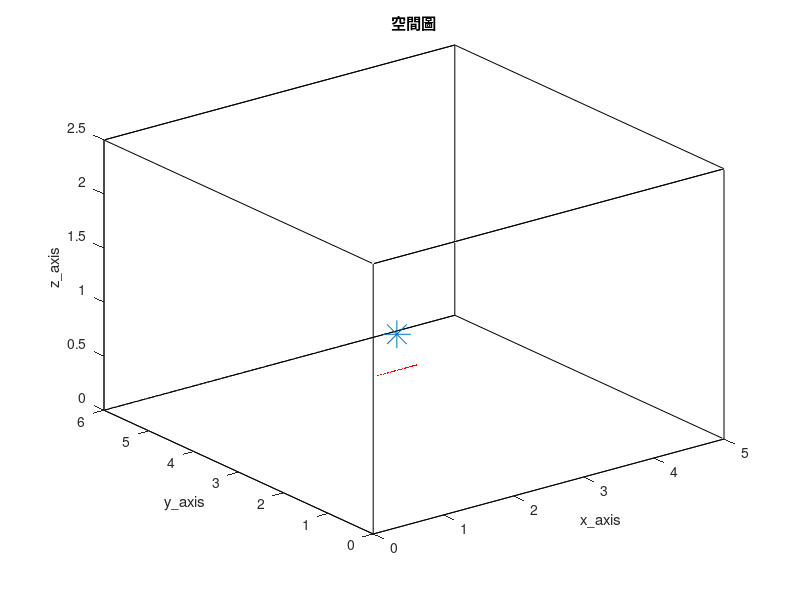

Reproduce this figure in MATLAB. (Note: this script raises an error after producing the figure.)
clc; clear; 
close all;
tic

%% RIR parameter %%
SorNum = 1;                                              % source number
MicNum = 30;                                             % number of microphone
c = 343;                                                 % Sound velocity (m/s)
fs = 16000;                                              % Sample frequency (samples/s)
Ts = 1/fs;                                               % Sample period (s)

% UCA %
% radius_UCA = 1;                                        % aperture (m) 
% angle_step = 360/MicNum;
% MicPos = zeros(MicNum, 3);
% for i = 1:MicNum
%     MicPos(i, :) = [1+radius_UCA*cosd((angle_step)*(i - 1)) 3+radius_UCA*sind((angle_step)*(i - 1)) 1];
% end

% ULA %
MicStart = [1, 1.5, 1];
spacing = 0.02;
MicPos = zeros(MicNum, 3);
for i = 1 : MicNum
    MicPos(i, :) = [MicStart(1, 1)+(i-1)*spacing MicStart(1, 2) MicStart(1, 3)];
end

SorPos = [2, 2.6, 1];
room_dim = [5, 6, 2.5];                                  % Room dimensions [x y z] (m)
reverberation_time = 0.2;                                % Reverberation time (s)
points_rir = 8192;                                       % Number of rir points (需比 reverberation time 還長)
mtype = 'omnidirectional';                               % Type of microphone
order = -1;                                              % -1 equals maximum reflection order!
dim = 3;                                                 % Room dimension
orientation = 0;                                         % Microphone orientation (rad)
hp_filter = 0;                                           % Disable high-pass filter

% 畫空間圖 %
figure(1);
plot3( [0 room_dim(1, 1) room_dim(1, 1) 0 0 0 room_dim(1, 1) room_dim(1, 1) 0 0 room_dim(1, 1) room_dim(1, 1) 0 0 room_dim(1, 1) room_dim(1, 1)], ...
       [0 0 room_dim(1, 2) room_dim(1, 2) 0 0 0 room_dim(1, 2) room_dim(1, 2) room_dim(1, 2) room_dim(1, 2) room_dim(1, 2) room_dim(1, 2) 0 0 0], ...
       [0 0 0 0 0 room_dim(1, 3) room_dim(1, 3) room_dim(1, 3) room_dim(1, 3) 0 0 room_dim(1, 3) room_dim(1, 3) room_dim(1, 3) room_dim(1, 3) 0] , 'k')
hold on
plot3(MicPos(:, 1), MicPos(:, 2), MicPos(:, 3), 'r.', 'MarkerSize', 1)
hold on
plot3(SorPos(:, 1), SorPos(:, 2), SorPos(:, 3), '*', 'MarkerSize', 20)
hold off
xlabel('x\_axis')
ylabel('y\_axis')
zlabel('z\_axis')
title('空間圖')
shg

%% generate ground-truth RIR (h) %%
% 產生 RIR 和存.mat 檔 %
% h = rir_generator(c, fs, MicPos, SorPos, room_dim, reverberation_time, points_rir, mtype, order, dim, orientation, hp_filter);
% rir_filename_str = ['h_', string(reverberation_time), 'x', string(MicNum), 'x', string(points_rir), '.mat'];
% rir_filemane = join(rir_filename_str, '');
% save(rir_filemane, 'h')

% load .mat 檔 %
rir_filename_str = ['h_', string(reverberation_time), 'x', string(MicNum), 'x', string(points_rir), '.mat'];
rir_filemane = join(rir_filename_str, '');
load(rir_filemane)

% 畫 ground-truth RIR time plot %
look_mic = 10;
figure(2)
plot(h(look_mic, :), 'r');
h_yaxis_underlimit = min(h(look_mic, :)) - 0.01;
h_yaxis_upperlimit = max(h(look_mic, :)) + 0.01;
ylim([h_yaxis_underlimit h_yaxis_upperlimit])
title('h')
xlabel('points')
ylabel('magnitude')
shg

%% compute ground-truth CTF (H) %%
NWIN = points_rir;
NFFT = points_rir;
hopsize = points_rir;    % OverlapLength = NWIN - hopsize

% RIR 轉頻域 %
h_transpose = h(:, 1:NWIN).';
[H, freqs_vector, H_t_vector] = stft(h_transpose, fs, Window=rectwin(NWIN), OverlapLength=NWIN-hopsize, FFTLength=NFFT, FrequencyRange='onesided');
frequency = size(freqs_vector, 1);
H_dB = mag2db(abs(H));

% 畫 ground-truth RIR frequency plot %
figure(3);
semilogx(freqs_vector, H_dB(:, :, look_mic), 'r')
xlim([0 fs/2])
H_yaxis_underlimit = min(H_dB(2:end, :, look_mic)) - 5;
H_yaxis_upperlimit = max(H_dB(2:end, :, look_mic)) + 5;
ylim([H_yaxis_underlimit H_yaxis_upperlimit])
title('H')
xlabel('frequency(Hz)')
ylabel('magnitude(dB)')
shg

%% 讀音檔 or 產生 white noise source (source) %%
Second = 20;
SorLen =  Second*fs;

% load source %
% [source, pathname] = read_audio(SorNum, Second, fs);     % speech source
[source_transpose, fs] = audioread('245.wav', [1, SorLen]);
source = source_transpose.';
% source = wgn(1, SorLen, 0);                              % white noise source

[S, freqs_vector, S_t_vector] = stft(source, fs, Window=hamming(NWIN), OverlapLength=NWIN-hopsize, FFTLength=NFFT, FrequencyRange='onesided');
mean_S = mean(abs(S), 'all');

%% RIR mix source 先在時域上 convolution 再做 stft (y and Y) %%
% convolution source and RIR %
as = zeros(MicNum, points_rir+SorLen-1);
for i = 1 : MicNum
    as(i, :) = conv(h(i, :), source);
end

as = as(:, 1:SorLen);

% 加上 white noise 當作 interferer %
SNR = 40;
for i = 1:MicNum
    y(i, :) = awgn(as(i, :), SNR, 'measured');
end

% 不加 white noise %
% y = as;

% y 轉頻域 %
y_transpose = y.';
[Y, freqs_vector, Y_t_vector] = stft(y_transpose, fs, Window=hamming(NWIN), OverlapLength=NWIN-hopsize, FFTLength=NFFT, FrequencyRange='onesided');
Y_dB = mag2db(abs(Y));
NumOfFrame = size(Y_t_vector, 1);
NumOfFrame_vector = 1:1:NumOfFrame;

%% initial a %%
% use freefield point source model initialize a %
a = zeros(MicNum, SorNum, frequency);
distance = zeros(MicNum, SorNum);
for i = 1 : MicNum
    distance(i, :) =  sqrt(sum((SorPos - MicPos(i, :)).^2));
end

for n = 1:frequency
    omega = 2*pi*freqs_vector(n);
    a(:, :, n) = exp(-1j*omega/c*distance)./distance;
end

% adjust a_ini_tdomain 之最高點與 h 之最高點等高 讓頻域圖高度相同 %
a_ini_sym = [squeeze(a) conj(flip(squeeze(a(:, :, 2:end-1)), 2))]; 
a_ini_tdomain = ifft(a_ini_sym, NWIN, 2, 'symmetric');
h_max = max(h(look_mic, :));
a_ini_tdomain_max = max(a_ini_tdomain(look_mic, :));
ratio_a_ini_tdomain = h_max/a_ini_tdomain_max;


for n = 1:frequency
    omega = 2*pi*freqs_vector(n);
    a(:, :, n) = ratio_a_ini_tdomain*exp(-1j*omega/c*distance)./distance;
end

a_ini_sym = [squeeze(a) conj(flip(squeeze(a(:, :, 2:end-1)), 2))]; 
a_ini_tdomain = ifft(a_ini_sym, NWIN, 2, 'symmetric');

% 畫 adjusted a_ini time plot %
figure(4);
plot(h(look_mic, :), 'r')
hold on
plot(a_ini_tdomain(look_mic, :), 'b')
hold off
ylim([h_yaxis_underlimit h_yaxis_upperlimit])
title('a\_ini\_tdomain')
xlabel('points')
ylabel('magnitude')
legend('h', 'a\_ini\_tdomai')
shg

%% initial Ryy %%
ini_frame = floor(NumOfFrame/10);
gamma = 0.99;
Ryy = zeros(MicNum, MicNum, frequency);
for FrameNo =1:ini_frame
    Y_choose = squeeze(Y(:, FrameNo, :)).';
    for n = 1:frequency
         Ryy(:, :, n) = gamma*Ryy(:, :, n) + (1 - gamma)*Y_choose(:, n) * Y_choose(:, n)';  
    end

end

% Ryy = Ryy / ini_frame;

%% initial Gsy Gss %%
Gsy = zeros(MicNum, 1, frequency);
Gss = zeros(1, frequency);

%% recursive process %%
alpha = 0.99;
beta = 0.99;
beamformer_mode = 'DAS';    % 'DAS' or 'MPDR'
a_plot_mode = 'time';    % 'frequency' or 'time'
w = zeros(MicNum, 1, frequency);
s_hat = zeros(1, frequency);
shat_thres_speech = mean_S + 0.1;
shat_thres_whitenoise = 39;
save_a = zeros(NumOfFrame, MicNum, 1, frequency);
save_shat = zeros(frequency, NumOfFrame);

for FrameNo = ini_frame+1:NumOfFrame
    for n = 1:frequency
        Y_choose = squeeze(Y(n, FrameNo, :));
        if strcmp(beamformer_mode, 'DAS')
            % update with DAS %
            dia_load_beamformer = 1000;
        elseif strcmp(beamformer_mode, 'MPDR')
            % update with MPDR %
            dia_load_beamformer = 10^(-1);
        end

        w(:, 1, n) = inv(Ryy(:, :, n) + dia_load_beamformer*eye(MicNum))*a(:, :, n) / real(a(:, :, n)'*inv(Ryy(:, :, n) + dia_load_beamformer*eye(MicNum))*a(:, :, n));
        s_hat(:, n) = w(:, 1, n)'*Y_choose;
        save_shat(n, FrameNo) = s_hat(:, n);
        if abs(s_hat(:, n)) > shat_thres_speech    % 限制 speech source 的錯誤更新
            Gss(1, n) = alpha*Gss(1, n) + (1 - alpha)*conj(s_hat(:, n))*s_hat(:, n);
            Gsy(:, 1, n) = alpha*Gsy(:, 1, n) + (1 - alpha)*conj(s_hat(:, n))*Y_choose;
            a(:, :, n) = Gsy(:, 1, n)./Gss(1, n);
        end

        Ryy(:, :, n) = beta*Ryy(:, :, n) + (1 - beta)*Y_choose*Y_choose';
    end

    % 儲存每次 recursive 的 a %
    save_a(FrameNo, :, :, :) = a;
    
    % 一直畫 a 的變化 %
    figure(5);
    if strcmp(a_plot_mode, 'frequency')
        a_dB = mag2db(abs(a));
    
        semilogx(freqs_vector, squeeze(a_dB(look_mic, :, :)), 'b')
        hold on
        semilogx(freqs_vector, H_dB(:, :, look_mic), 'r')
        hold off
        xlim([0 fs/2])
        ylim([H_yaxis_underlimit H_yaxis_upperlimit])
        title('a', num2str(FrameNo))
        xlabel('frequency(Hz)')
        ylabel('magnitude(dB)')
        legend('Predicted RIR', 'RIR (ground truth)')
        shg
    elseif strcmp(a_plot_mode, 'time')
        a_sym = [squeeze(a) conj(flip(squeeze(a(:, :, 2:end-1)), 2))]; 
        a_tdomain = ifft(a_sym, NWIN, 2, 'symmetric');

        plot(h(look_mic, :), 'r')
        hold on
        plot(a_tdomain(look_mic, :), 'b')
        hold off
        ylim([h_yaxis_underlimit h_yaxis_upperlimit])
        title('a\_tdomain', num2str(FrameNo))
        xlabel('points')
        ylabel('magnitude')
        legend('h', 'a\_tdomain')
        shg

    end

    % print 出先在處理哪一個 frame %
    fprintf('right now processing frame = %d\n', FrameNo)
end

%% 畫 a_fin frequency and time plot %%
plot_mode = 'semilogx';    % 'semilogx' or 'linear'
a_dB = mag2db(abs(a));

figure(6);
if strcmp(plot_mode, 'semilogx')
    semilogx(freqs_vector, squeeze(a_dB(look_mic, :, :)), 'b')
    hold on
    semilogx(freqs_vector, H_dB(:, :, look_mic), 'r')
    hold off
elseif strcmp(plot_mode, 'linear')
    plot(freqs_vector, squeeze(a_dB(look_mic, :, :)), 'b')
    hold on
    plot(freqs_vector, H_dB(:, :, look_mic), 'r')
    hold off
end

xlim([0 fs/2])
ylim([H_yaxis_underlimit H_yaxis_upperlimit])
title('a\_fin')
xlabel('frequency(Hz)')
ylabel('magnitude(dB)')
legend('Predicted RIR', 'RIR (ground truth)')
shg

% 轉回時域畫圖比較 %
a_fin_sym = [squeeze(a) conj(flip(squeeze(a(:, :, 2:end-1)), 2))]; 
a_fin_tdomain = ifft(a_fin_sym, NWIN, 2, 'symmetric');

h_max = max(h(look_mic, :));
a_fin_tdomain_max = max(a_fin_tdomain(look_mic, :));
ratio_a_fin_tdomain = h_max/a_fin_tdomain_max;


figure(7);
plot(h(look_mic, :), 'r')
hold on
plot(a_fin_tdomain(look_mic, :)*ratio_a_fin_tdomain, 'b')
hold off
ylim([h_yaxis_underlimit h_yaxis_upperlimit])
title('a\_fin\_tdomain')
xlabel('points')
ylabel('magnitude')
legend('h', 'a\_fin\_tdomain')
shg

%% plot spectrogram (S save_shat) %%
S_dB = mag2db(abs(S));

figure(8);
mesh(NumOfFrame_vector, freqs_vector, S_dB)
S_caxis_upperlimit = max(S_dB, [], 'all') + 5;
S_caxis_underlimit = -90;
colorbar
clim([S_caxis_underlimit, S_caxis_upperlimit])
view(2)
xlim([1 NumOfFrame])
title('S')
xlabel('frame')
ylabel('frequency(Hz)')
shg

save_shat_dB = mag2db(abs(save_shat));

figure(9);
mesh(NumOfFrame_vector, freqs_vector, save_shat_dB)
colorbar
clim([S_caxis_underlimit, S_caxis_upperlimit])
view(2)
xlim([1 NumOfFrame])
title('save\_shat')
xlabel('frame')
ylabel('frequency(Hz)')

%% save_shat 還原回時域 (shat_tdomain) %%
% save_shat 轉回時域 %
[shat_tdomain_transpose] = istft(save_shat, fs, Window=hamming(NWIN), OverlapLength=NWIN-hopsize, FFTLength=NFFT, ConjugateSymmetric=true, FrequencyRange='onesided');
shat_tdomain = shat_tdomain_transpose.';

% adjust shat_tdomain 的最高點使之與 source 的一樣 %
source_max  = max(abs(source(1, (ini_frame*hopsize+NWIN):end)));
shat_tdomain_max  = max(abs(shat_tdomain));
ratio_shat_tdomain = source_max/shat_tdomain_max;
shat_tdomain = shat_tdomain.*ratio_shat_tdomain;

% 畫 shat_tdomain time plot %
figure(10)
plot(source(1, :), 'r');
hold on
plot(shat_tdomain(1, :), 'b');
hold off
title('shat\_tdomain')
xlabel('points')
ylabel('magnitude')
legend('source', 'shat\_tdomain')
shg

% save .wav 檔 %
shat_tdomain_filename_str = ['shat_tdomain_alpha=', string(alpha), '.wav'];
shat_tdomain_filemane = join(shat_tdomain_filename_str, '');
audiowrite(shat_tdomain_filemane, shat_tdomain, fs)

%% save .mat 檔 %%
a_filename_str = ['a_', string(reverberation_time), 'x', string(MicNum), 'x', string(points_rir), '.mat'];
a_filemane = join(a_filename_str, '');
save(a_filemane,'a')
